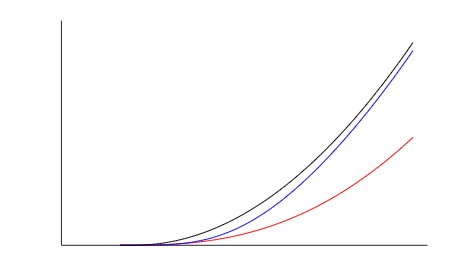

The MATLAB source for this figure:
close all ; clear ; clc

s = tf('s');

G1 = (s+0.5)/(s*(0.1*s+2)^2);
G2 = (s+0.5)/(s^2*(0.1*s+2)^2);

F1 = feedback(G1,1);
F2 = feedback(G2,1);

tp = -1:0.1:0;
tt = 0:0.1:19;
t = [tp tt];

x1p = zeros(1,length(tp));
x2p = zeros(1,length(tp));

[x1t,t1t] = step(1/s^2*F1,tt);
[x2t,t2t] = step(1/s^2*F2,tt);

t1 = [tp t1t'];
t2 = [tp t2t'];

x1 = [x1p x1t'];
x2 = [x2p x2t'];

u1 = zeros(length(tp),1);
u2 = 0.5*tt'.^2;
u = [u1 ; u2];

figure
set(gcf,'PaperUnit','centimeters','PaperPosition',[0 0 12 7],'PaperSize',[12 7])
hold on
plot(t1,x1,'r')
plot(t2,x2,'b')
plot(t1,u,'k')
set(gca,'ylim',[-0.1 200],'xtick',[],'ytick',[])

print(gcf,'-dpdf','../ilustracoes/efeitoIntegradorParabola.pdf')